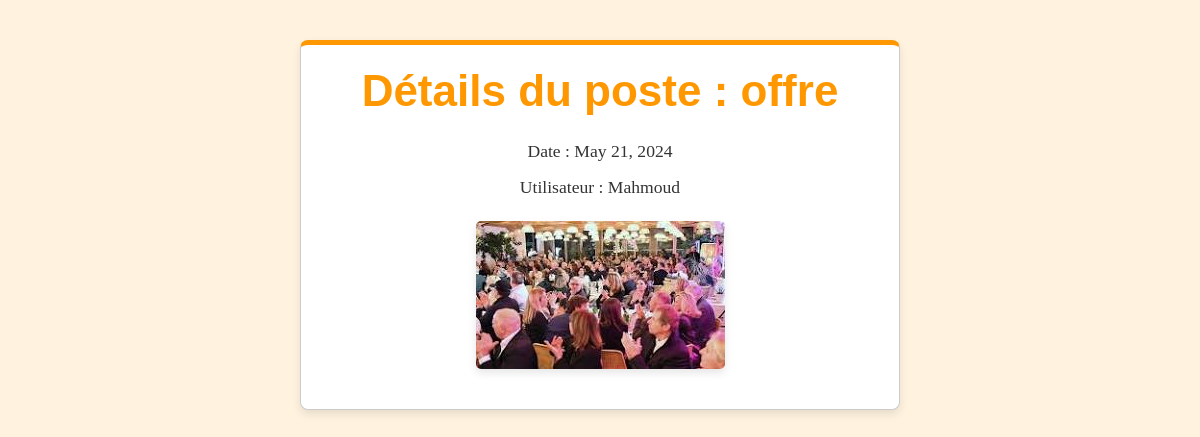
Page /Studenthelp/detail_post/31/ on the committed database.
### Studenthelp/models.py (models this page shows, shortened)
class Poste(models.Model):
    TYPE_CHOICES = [( 0,"offre"), ( 1,"demande")]
    image = models.ImageField(blank=True)
    type = models.IntegerField(choices=TYPE_CHOICES,default="0")
    date = models.DateField(null=True, default=date.today)
    user = models.ForeignKey('User', on_delete=models.CASCADE, null=True)
    def affichertype(self):
          return 'offre' if self.type == 0 else 'demande'

class User(models.Model):
    nom=models.CharField(max_length=100)
    prenom=models.CharField(max_length=100)
    telephone=models.CharField(max_length=100)
    email=models.EmailField(default='Non definie')
    password=models.CharField(max_length=100 ,default="Enter your password")
    class Meta:
        verbose_name = "Utilisateur"
        verbose_name_plural = "Utilisateurs"
    def __str__(self) :
        return str(self.nom)

### Studenthelp/views.py (the view)
# urls.py: path('detail_post/<int:pk>/', DetailPost.as_view(), name='detail_post'),
class DetailPost(DetailView):
    model = Poste
    template_name = 'detail_post.html'
    context_object_name = 'post'

### Studenthelp/templates/detail_post.html (shortened to what this page needs)
<!DOCTYPE html>
<html lang="en">
<head>
  <link
    rel="stylesheet"
    type="text/css"
    href="https://bootswatch.com/5/litera/bootstrap.min.css"
  />
</head>
<body>
  <div class="post-details">
    <h1>Détails du poste : {{ post.affichertype }}</h1>
    <p>Date : {{ post.date }}</p>
    <p>Utilisateur : {{ post.user }}</p>
    <img src="/media/{{ post.image }}" alt="Profile Pic" />
  </div>
</body>
</html>

### Studenthelp/templates/detail_post.html (style rules this page uses)
body { font-family: Arial, sans-serif; margin: 0; padding: 0; background-color: #fff3e0; }
.post-details { max-width: 600px; margin: 40px auto; padding: 20px; border: 1px solid #ccc; border-radius: 8px; background-color: white; box-shadow: 0 4px 8px rgba(0, 0, 0, 0.1); border-top: 5px solid #ff9800; text-align: center; }
h1 { color: #ff9800; margin-bottom: 20px; }
p { margin: 10px 0; color: #333; }
img { display: block; margin: 20px auto; max-width: 100%; height: auto; border-radius: 5px; box-shadow: 0 4px 8px rgba(0, 0, 0, 0.1); }

### rows in the picture
Poste: affichertype "offre", date "May 21, 2024", user "Mahmoud", image (picture)
